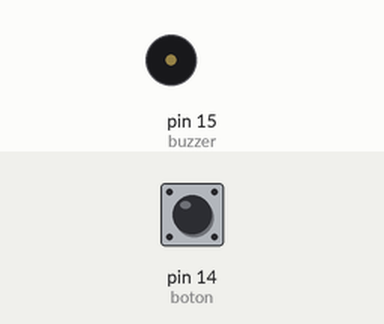
A program run on a simulated MicroPython board. Parts: buzzer (waves = sounding, pin HIGH). The inputs (shaded band) are chosen by the test bench; at power-on: pin 14 (boton) LOW. Pins used as bus, display or sensor lines are not drawn.

Above: at 1.2 s.
1.3 s: pin 14 (boton) pulled HIGH for 0.15 s
At 1.42 s:
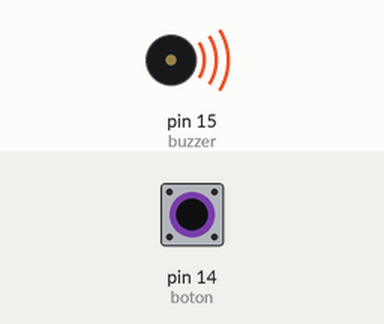
3.0 s: pin 14 (boton) pulled HIGH for 3.2 s
At 7.7 s:
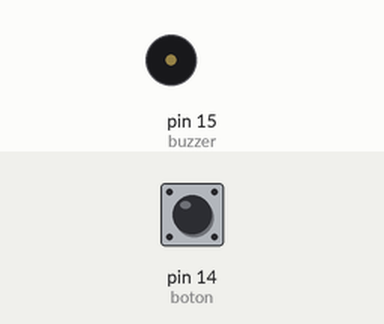
Timing chart, 0 to 9.2 s (numbered marks = the images above; inputs shaded):
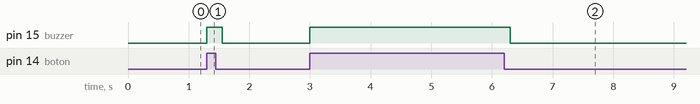

The program:

PruebaLEDS.py
```python
from machine import Pin
import time

# ------------------------
# PINES
# ------------------------
data = Pin(1, Pin.OUT)    # Pin que envía los datos
clock = Pin(0, Pin.OUT)   # Pin que marca el ritmo (reloj)

boton = Pin(14, Pin.IN, Pin.PULL_DOWN)
buzzer = Pin(15, Pin.OUT)

# ------------------------
# CLOCK
# ------------------------
def pulso():
    # Esto indica al receptor cuándo debe leer el dato
    clock.value(1)
    time.sleep(0.001)
    clock.value(0)

# ------------------------
# ENVIAR 16 BITS
# ------------------------
def enviar_16bits(valor):
    for i in range(16):
        bit = (valor >> (15 - i)) & 1   # Se obtiene cada bit del número
        data.value(bit)
        pulso()

# ------------------------
# MAIN
# ------------------------
contador = 0

while True:
# controla el buzzer y los LEDs según el botón
    # si presiona botón
    if boton.value():

        buzzer.value(1)
        valor = 1 << contador

        enviar_16bits(valor)

        contador += 1

        if contador >= 16:
            contador = 0

        while boton.value():
            pass

        time.sleep(0.1)

    else:

        buzzer.value(0)
```

Measured:
- after the input at 1.3 s, pin 15 (buzzer): LOW → HIGH at once, → LOW 0.25 s later
- after the input at 3.0 s, pin 15 (buzzer): LOW → HIGH at once, → LOW 3.3 s later
